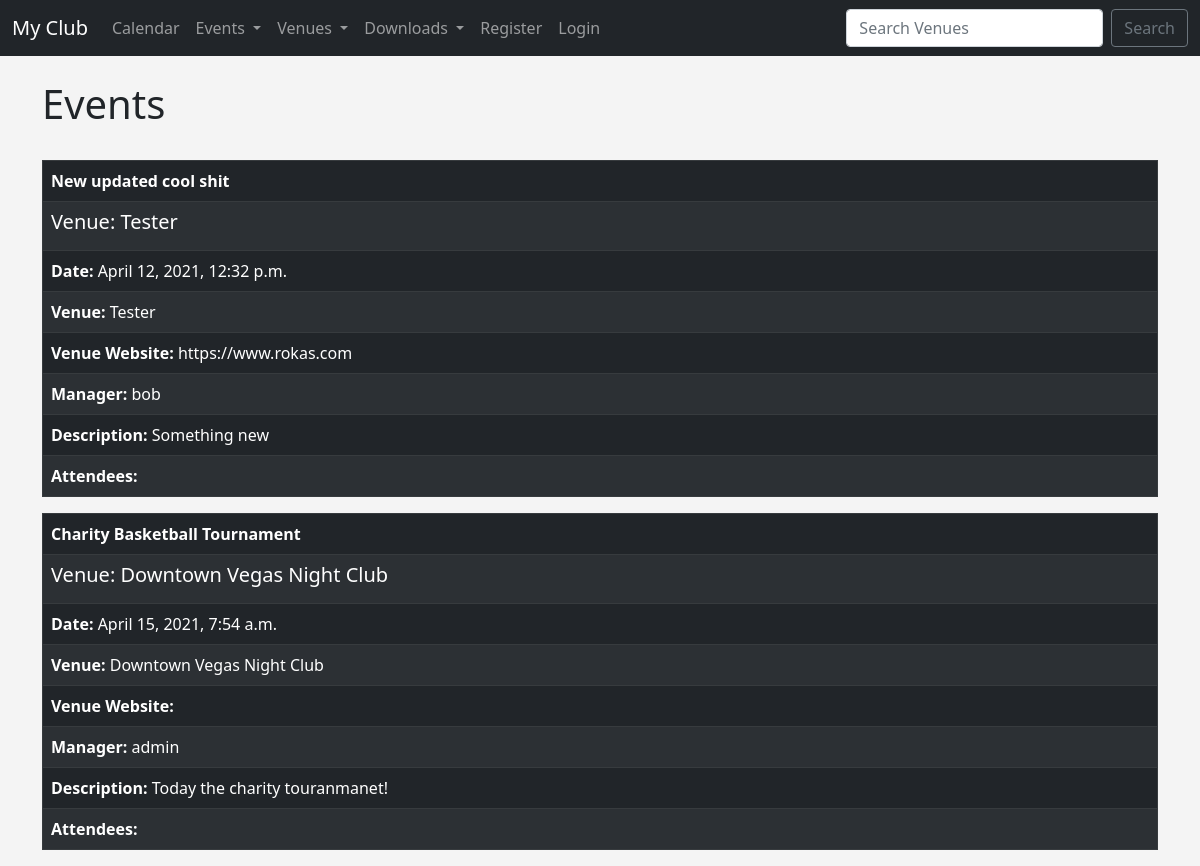
Page /events/ on the earlier database version.
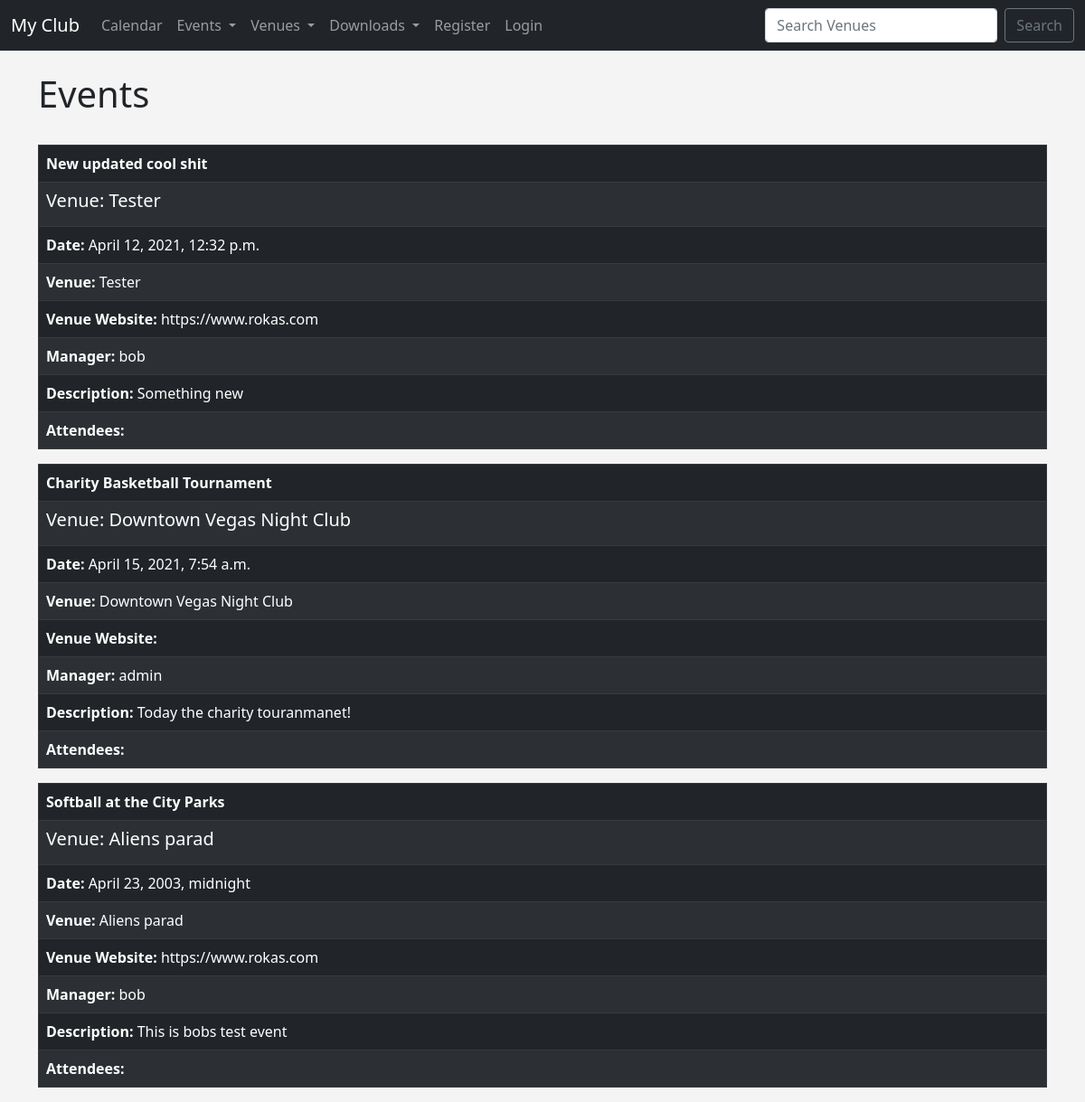
Same page on the later database version.
### events/models.py (models this page shows)
class Event(models.Model):
    name = models.CharField('Event Name', max_length=120)
    event_date = models.DateTimeField('Event Date')
    venue = models.ForeignKey(Venue, blank=True, null=True, on_delete=models.CASCADE)
    manager = models.ForeignKey(User, blank=True, null=True, on_delete=models.SET_NULL)
    description = models.TextField(blank=True)
    attendees = models.ManyToManyField(MyClubUser, blank=True)
    def __str__(self):
        return self.name

class Venue(models.Model):
    name = models.CharField('Venue name', max_length=120)
    address = models.CharField(max_length=300)
    zip_code = models.CharField("Zip Code", max_length=15)
    phone = models.CharField('Contact Phone', max_length=25, blank=True)
    web = models.URLField('Website Address', blank=True)
    email_address = models.EmailField('Email Address', blank=True)
    owner = models.IntegerField('Venue Owner', blank=False, default=1)
    def __str__(self):
        return self.name

### events/views.py (the view)
# urls.py: path('events/', views.all_events, name="list-events"),
def all_events(request):
    event_list = Event.objects.all().order_by('?')
    return render(request, 'events/event_list.html', {
        'event_list': event_list,
    })

### events/templates/events/event_list.html (shortened to what this page needs)
{% extends 'events/base.html' %}
{% block content %}
    <h1>Events</h1><br>
    {% for event in event_list %}
 <table class="table table-striped table-bordered table-dark table-hover">
    <thead>
        <tr>
            <td style="font-weight: bold; color: #fff">{{event}} </td>
        </tr>
    </thead>
     <tbody>
     <tr>
         <td><h5 class="card-title">Venue: {{ event.venue }}</h5></td>
     </tr>
                <tr><td><strong>Date: </strong> {{ event.event_date }}<br></td></tr>
                <tr><td><strong>Venue: </strong> {{ event.venue }} <br></td></tr>
                <tr><td><strong>Venue Website: </strong> {{ event.venue.web }}<br></td></tr>
                <tr><td><strong>Manager: </strong> {{ event.manager }}<br></td></tr>
                <tr><td><strong>Description: </strong> {{ event.description }}<br></td></tr>
            <tr><td>
                <strong>Attendees: </strong><br>
            </td></tr>
     </tbody>
 </table>
    {% endfor %}
{% endblock %}

### events/templates/events/base.html (shortened to what this page needs)
<!doctype html>
<html lang="en">
  <head>
    <link href="https://cdn.jsdelivr.net/npm/bootstrap@5.0.0-beta3/dist/css/bootstrap.min.css" rel="stylesheet">
  </head>
  <body>
  {% include 'events/navbar.html'%}
  <br>
   <div class="container">
    {% block content %}
    {% endblock %}
       </div>
  </body>
</html>

### events/templates/events/navbar.html (shortened to what this page needs)
<nav class="navbar navbar-expand-lg navbar-dark bg-dark">
  <div class="container-fluid">
    <a class="navbar-brand" href="{% url 'home' %}">My Club</a>
    <div class="collapse navbar-collapse" id="navbarSupportedContent">
      <ul class="navbar-nav me-auto mb-2 mb-lg-0">
        <li class="nav-item">
          <a class="nav-link" href="{% url 'home' '2021' 'March' %}">Calendar</a>
        </li>
              <li class="nav-item dropdown">
              <a class="nav-link dropdown-toggle" href="#" id="navbarDropdown" role="button" data-bs-toggle="dropdown" aria-expanded="false">
                Events
              </a>
            </li>
                 <li class="nav-item dropdown">
              <a class="nav-link dropdown-toggle" href="#" id="navbarDropdown" role="button" data-bs-toggle="dropdown" aria-expanded="false">
                Venues
              </a>
            </li>
               <li class="nav-item dropdown">
              <a class="nav-link dropdown-toggle" href="#" id="navbarDropdown" role="button" data-bs-toggle="dropdown" aria-expanded="false">
                Downloads
              </a>
            </li>
          {% if user.is_authenticated %}
                     <li class="nav-item">
                <a class="nav-link" href="{% url 'logout'%}">Logout</a>
              </li>
          {% else %}
              <li class="nav-item">
                <a class="nav-link" href="{% url 'register_user'%}">Register</a>
              </li>
                          <li class="nav-item">
                <a class="nav-link" href="{% url 'login'%}">Login</a>
              </li>
          {% endif %}
      </ul>
      <form class="d-flex" method="POST" action="{% url 'search-venues' %}">
        <input class="form-control me-2" type="search" placeholder="Search Venues" name="searched" aria-label="Search">
        <button class="btn btn-outline-secondary" type="submit">Search</button>
      </form>
    </div>
  </div>
</nav>

### events/templates/events/base.html (style rules this page uses)
body { background-color: #f4f4f4; }

Differences in the rows shown:
added Event: name "Softball at the City Parks", venue "Aliens parad", event_date "April 23, 2003, midnight", venue.web "https://www.rokas.com", manager "bob", description "This is bobs test event"
